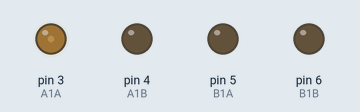
A sketch run on a simulated Arduino Uno, built with avr-gcc and run on an emulated ATmega328P. Parts: output pins drawn as LEDs (lit = HIGH).

Above: at 0.05 s.
At 3.05 s:
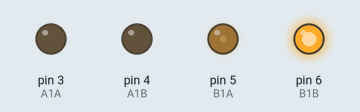
At 6.0 s:
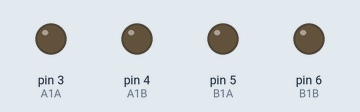
Timing chart, 0 to 7.8 s (numbered marks = the images above):
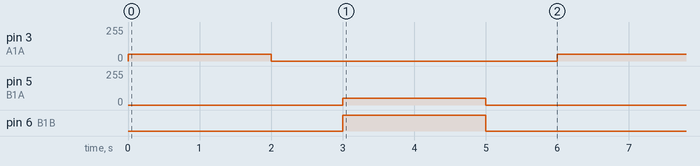

Measured:
- by itself, pin 3 (A1A), pin 5 (B1A): alternates 50/255 for 2.0 s and 0/255 for 4.0 s
- by itself, pin 6 (B1B): alternates HIGH for 2.0 s and LOW for 4.0 s

The sketch:

Analog_Motor_Functions.ino
```cpp
const int A1A = 3;  // define pin 3 for A-1A
const int A1B = 4;  // define pin 4 for A-1B
const int B1A = 5;  // define pin 5 for B-1A
const int B1B = 6;  // define pin 6 for B-1B

void setup() {
  pinMode(A1A, OUTPUT); // specify these pins as outputs
  pinMode(A1B, OUTPUT);
  pinMode(B1A, OUTPUT);
  pinMode(B1B, OUTPUT);
}

void loop() {
  motorA('L', 2000);  // turn left for 2 seconds
  delay(1000);      // delay for 1 second
  motorB('R', 2000);  // turn right for 2 seconds
  delay(1000);      // delay for 1 second
  }

/*Motor A Function*/
void motorA(char d, int t) {
  if(d =='R'){
      analogWrite(A1A, 50);
      digitalWrite(A1B, HIGH);
    } else if (d =='L'){
      analogWrite(A1A, 50);
      digitalWrite(A1B, LOW);
    }

      delay(t); // allow motor to run for specified time

      analogWrite(A1A, 0); // turn motor OFF
      digitalWrite(A1A, LOW);;
}

/*Motor B Function*/
void motorB(char d, int t) {
  if(d =='R'){
      analogWrite(B1A, 50);
      digitalWrite(B1B, HIGH);
    } else if (d =='L'){
      analogWrite(B1A, 50);
      digitalWrite(B1B, LOW);
    }

      delay(t); // allow motor to run for specified time

      analogWrite(B1A, 0); // turn motor OFF
      digitalWrite(B1B, LOW);;
}
```
